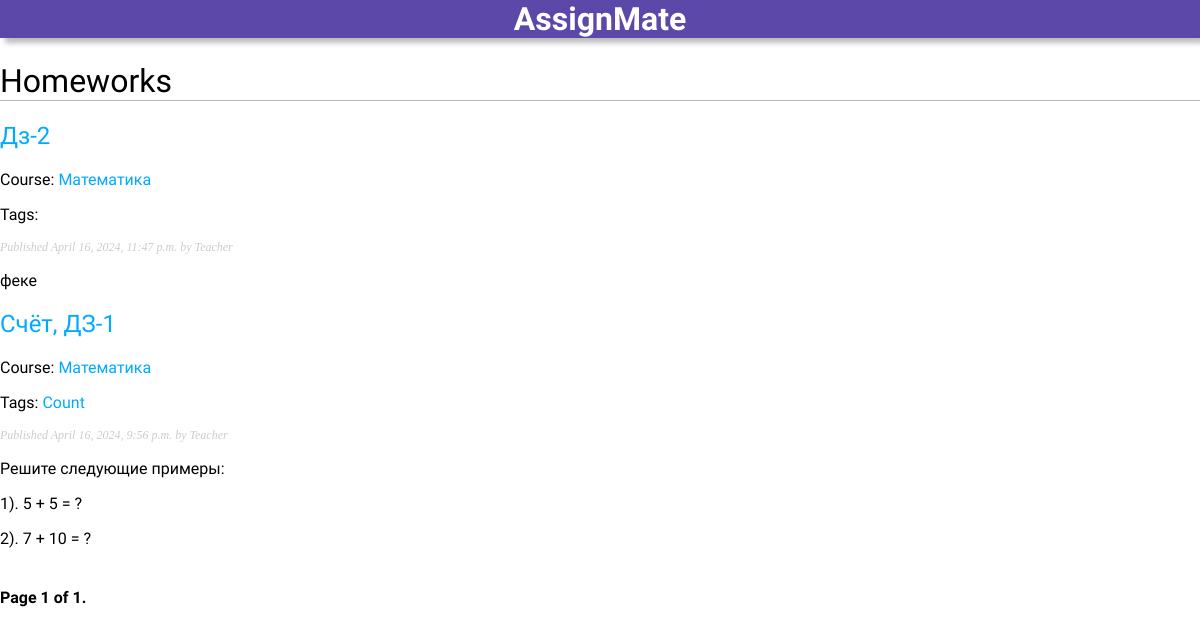
The page /homeworks/ (signed in) on the database as committed earlier.
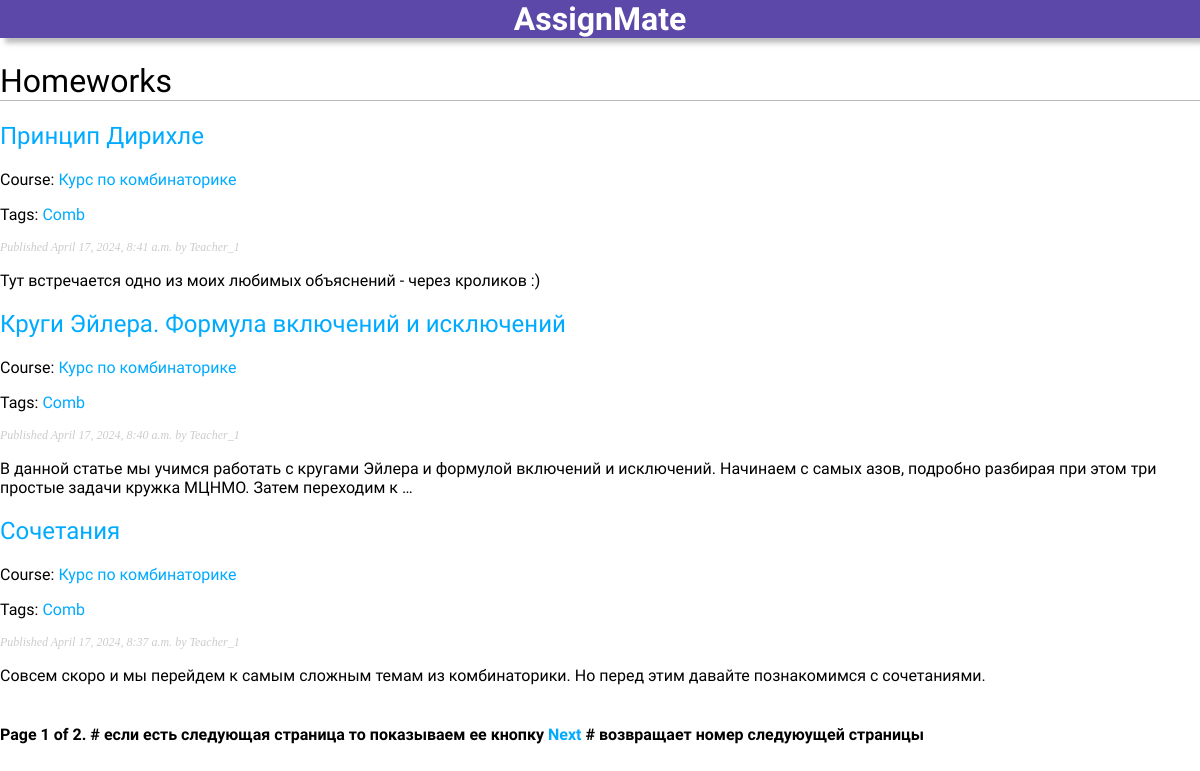
The same page on the database as committed later.
### assign/models.py (models this page shows, shortened)
class Homework(models.Model):
    class Status(models.TextChoices):
        DRAFT = 'DF', 'Draft'
        PUBLISHED = 'PB', 'Published'
    title = models.CharField(max_length=250)
    slug = models.SlugField(max_length=250,
                            unique_for_date='publish')
    author = models.ForeignKey(User,
                               on_delete=models.CASCADE,
                               limit_choices_to={'profile__role': 'teacher'},
                               related_name='assign_homeworks')
    course = models.ForeignKey(Course, on_delete=models.CASCADE, related_name='homeworks', null=True, blank=True)
    body = models.TextField()
    pdf = models.FileField(upload_to=upload_to, null=True, blank=True)
    publish = models.DateTimeField(default=timezone.now)  # поле дата публикации
    created = models.DateTimeField(auto_now_add=True)  # поле дата создания
    updated = models.DateTimeField(auto_now=True)  # поле дата изменения
    status = models.CharField(max_length=2,
                              choices=Status.choices,
                              default=Status.PUBLISHED)
    tags = TaggableManager()
    objects = models.Manager() # менеджер, применяемый по умолчанию
    published = PublishedManager() # конкретно-прикладной менеджер
    class Meta: #класс определяет метаданные модели.
        ordering = ['-publish'] #сортировка
        indexes = [
            models.Index(fields=['-publish']), #индексация
        ]
    def get_absolute_url(self):
        return reverse('assign:homework_detail',
                       args=[self.publish.year,
                             self.publish.month,
                             self.publish.day,
                             self.slug])

class Course(models.Model):
    class Status(models.TextChoices):
        DRAFT = 'DF', 'Draft'
        PUBLISHED = 'PB', 'Published'
    title = models.CharField(max_length=250)
    slug = models.SlugField(max_length=250,
                            unique_for_month="publish")
    creator = models.ForeignKey(
        User,
        on_delete=models.CASCADE,
        related_name='created_courses',  # Уникальное имя для обратной связи
        limit_choices_to={'profile__role': 'teacher'},
        null=True,
        blank=True
    )
    publish = models.DateTimeField(default=timezone.now)  # поле дата публикации
    status = models.CharField(max_length=2,
                              choices=Status.choices,
                              default=Status.DRAFT)
    class Meta:  # класс определяет метаданные модели.
        ordering = ['-publish']  # сортировка
        indexes = [
            models.Index(fields=['-publish']),  # индексация
        ]

### assign/views.py (the view)
# urls.py: path('homeworks/', views.homework_list, name='homework_list'),
def homework_list(request, tag_slug=None):
    if is_teacher(request.user):
        homework_list = Homework.objects.filter(author=request.user)
    else:
        enrolled_courses = Course.objects.filter(enrollments__student=request.user)
        homework_list = Homework.objects.filter(course__in=enrolled_courses)
    tag = None
    if tag_slug:
        tag = get_object_or_404(Tag, slug=tag_slug)
        homework_list = homework_list.filter(tags__in=[tag])
    paginator = Paginator(homework_list, 3)  # постраничная разбивка
    page_number = request.GET.get('page')
    try:
        homeworks = paginator.page(page_number)
    except PageNotAnInteger:
        homeworks = paginator.page(1)
    except EmptyPage:
        homeworks = paginator.page(paginator.num_pages)
    return render(request, 'assign/homework/list.html', {'page': page_number, 'homeworks': homeworks, 'tag': tag})

### assign/templatetags/assign_tags.py (called while the page is built)
@register.filter(name='markdown')
def markdown_format(text):
    return mark_safe(markdown.markdown(text))

### assign/views.py (called while the page is built)
def is_teacher(user):
    return hasattr(user, 'profile') and user.profile.role == 'teacher'

### templates/assign/homework/list.html (shortened to what this page needs)
{% extends "assign/base.html" %}
{% load assign_tags %}
{% block content %}
<h1>Homeworks</h1>
{% for homework in homeworks %}
    <h2>
       <a href="{{ homework.get_absolute_url }}">
           {{ homework.title }}</a>
    </h2>
    <p>Course: <a href="{% url 'assign:course_detail' pk=homework.course.id %}">{{ homework.course.title }}</a></p>
    <p class="tags">
        Tags:
        {% for tag in homework.tags.all %}
            <a href="{% url 'assign:homework_list_by_tag' tag.slug %}">
                {{ tag.name }}
            </a>
        {% endfor %}
    </p>
    <p class="date">
        Published {{ homework.publish }} by {{ homework.author }}
    </p>
    {{ homework.body|markdown|truncatewords_html:30 }}
{% endfor %}
{% include "pagination.html" with page=homeworks %}
{% endblock %}

### templates/assign/base.html (shortened to what this page needs)
{% load static %}
{% load assign_tags %}
<!DOCTYPE html>
<html>
  <head>
    <link href="{% static 'css/styles.css' %}" rel="stylesheet" />
  </head>
  <body>
    <header id="header">
      <h1 class="header_title">AssignMate</h1>
    </header>
    <div id="content">
      {% block content %}
      {% endblock %}
    </div>
  </body>
</html>

### templates/pagination.html (shortened to what this page needs)
<div class="pagination">
    <span class="step-links">
        <span class="current">
           Page {{ page.number }} of {{ page.paginator.num_pages }}.
        </span>
        {% if page.has_next %} # если есть следующая страница то показываем ее кнопку
            <a href="?page={{ page.next_page_number }}">Next</a> # возвращает номер следуюущей страницы
        {% endif %}
    </span>
</div>

### assign/static/css/styles.css (style rules this page uses)
body { margin: 0; padding: 0; font-family: "Raleway"; }
a { color: #00abff; text-decoration: none; }
h1 { font-weight: normal; border-bottom: 1px solid #bbb; }
h2 { font-weight: normal; }
#header { position: fixed top; display: flex; width: 100%; height: 7%; background-color: #5B48A9; box-shadow: 5px 5px 5px#82828286; justify-content: center; }
.header_title { margin: 0; padding: 0; position: relative; font-family: "Baloo 2"; font-weight: bold; color: #fff; text-align: center; border-bottom: none; }
#content { margin-top: 2%; }
p.date { color: #ccc; font-family: georgia, serif; font-size: 12px; font-style: italic; }
.pagination { margin: 40px 0; font-weight: bold; }

Rows that differ between the two databases and show on the page:
removed Homework: title "Дз-2", course "Математика", publish "April 16, 2024, 11:47 p.m.", author "Teacher", body "феке"
removed Homework: title "Счёт, ДЗ-1", course "Математика", publish "April 16, 2024, 9:56 p.m.", author "Teacher", body "Решите следующие примеры: 1). 5 + 5 = ? 2). 7 + 10 = ?"
no longer on this page (row unchanged): Tag: name "Count", shown under "Счёт, ДЗ-1"
added Homework: title "Принцип Дирихле", course "Курс по комбинаторике", publish "April 17, 2024, 8:41 a.m.", author "Teacher_1", body "Тут встречается одно из моих любимых объяснений - через кроликов :)"
added Tag: name "Comb"
added Homework: title "Круги Эйлера. Формула включений и исключений", course "Курс по комбинаторике", publish "April 17, 2024, 8:40 a.m.", author "Teacher_1", body "В данной статье мы учимся работать с кругами Эйлера и формулой включений и исключений. Начинаем с самых азов, подробно разбирая при этом три простые задачи кружка МЦНМО. Затем переходим к …"
added Homework: title "Сочетания", course "Курс по комбинаторике", publish "April 17, 2024, 8:37 a.m.", author "Teacher_1", body "Совсем скоро и мы перейдем к самым сложным темам из комбинаторики. Но перед этим давайте познакомимся с сочетаниями."
Other text that changed with them:
{{ page.paginator.num_pages }}: "1" → "2"
text now shown: "# если есть следующая страница то показываем ее кнопку Next # возвращает номер следуюущей страницы"
